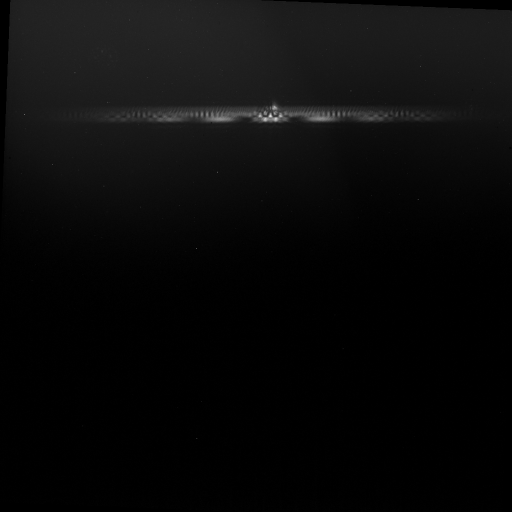
#> input picture High Harmonic Generation/Notebooks/Espectro.tiff, 1024 x 1024 px, found by its file name (shown at 1/2 size)
$ jupyter execute --allow-errors 'HHG - Análise do Espectro.ipynb'
#> lines starting #> are read from the running program, lines starting #| are printed output that depends on the picture; long printed decimals are rounded
### High Harmonic Generation/Notebooks/PIL_Functions.py
from PIL import Image, ImageOps

def img_to_matrix(img):
    width, height = img.size
    pixels = img.load() #returns dictionary where each entry has rgb values

    matrix = list()
    row  = list()
    for y in range(height):
        row = []
        for x in range(width):
            row += [pixels[x, y]]
        matrix.append(row)
    return matrix

def soma_linhas(pixels, orientation='x'):
    height = len(pixels)
    width  = len(pixels[0])

    if orientation=='x':
        soma = list()
        for i in range(width):
            soma += [0]
        for i in range(height):
            for j in range(width):
                soma[j] += pixels[i][j]
        return soma
    else:
        soma = list()
        for i in range(height):
            soma += [0]
        for i in range(width):
            for j in range(height):
                soma[j] += pixels[j][i]
        return soma

# [20 lines left out: functions normalize, matrix_to_img, not called in this run]

### High Harmonic Generation/Notebooks/HHG - Análise do Espectro.ipynb
[cell 1]
from PIL import Image, ImageOps
import imageio
import numpy as np
import matplotlib.pyplot as plt
import matplotlib as mpl
from scipy.optimize import curve_fit
#Transformada de Fourier
from scipy.fft import fft, fft2, fftfreq, ifft
#Funçoes Auxiliares
from PIL_Functions import img_to_matrix, soma_linhas
#Ouvir a Cena
from scipy.interpolate import interp1d

[cell 2]
# DESCOMENTAR NO FIM PARA GRAVAR PLOTS EM LATEX. DEMORAM MAIS A GERAR
#plt.rcParams['font.family'] = 'serif'
#plt.rcParams['font.serif'] = ['Computer Modern Roman']
#plt.rcParams['text.usetex'] = True

plt.rcParams['font.size'] = 17
plt.rcParams['axes.labelsize'] = 18
plt.rcParams['axes.linewidth'] = 1.5

# Funções Auxliares

[cell 3]
def imita(matrix):
    new_matrix = list()
    linha      = list()
    for i in matrix:
        for j in i:
            linha.append(j)
        new_matrix.append(linha)
        linha=list()
    return new_matrix


def threshold(matrix, t, color, save_bkg=False):
    new_matrix = imita(matrix)

    if(save_bkg):
        bkg    = imita(matrix)

    width = len(matrix[0])
    height= len(matrix)

    for linha in range(height):
        for coluna in range(width):
            if new_matrix[linha][coluna] <= t:
                new_matrix[linha][coluna] = color
            else:
                if save_bkg:
                    bkg[linha][coluna] = color
    if save_bkg:
        return new_matrix, bkg
    return new_matrix


def integrate(linha):
    integral = 0
    for i in linha:
        integral += i
    return integral


def normalize(linha, maximo=False):
    if (maximo != False):
        return [i/maximo for i in linha]
    else:
        maximo = max(linha)
        return [i/maximo for i in linha]


def get_region(x, y, borders):
    x_reg = list()
    y_reg = list()
    assert(len(x) == len(y))
    for i in range(len(y)):
        if x[i] >= borders[0] and x[i] <= borders[1]:
            x_reg.append(x[i])
            y_reg.append(y[i])
    return x_reg, y_reg


def crop(matrix, x_reg, y_reg):
    new_matrix = matrix[y_reg[0]:y_reg[1]][x_reg[0]:x_reg[1]].copy()
    return new_matrix


def centroid(data_x, data_y):
    termos = [x * y for x, y in zip(data_x, normalize(data_y, sum(data_y)))]
    soma = 0

    for termo in termos:
        soma+= termo
    return soma

def get_harmonico(freq):
    return freq*800e-9/c

def print_tabular(HH_freq, LaTeX):
    if (LaTeX):
        tabular = r"\begin{tabular}{|c|c|c|}\n \hline Pico $\#$ & Frequência $\pm 0.05$ (PHz) & Harmónica \\" + '\n'

        for i in range(len(HH_freq)):
            tabular += r"\hline {:} & ${:.2e}$ & {:} \\".format(i+1, HH_freq[i], round(get_harmonico(HH_freq[i]), 2)) + '\n'

        tabular += r"\hline" + '\n' + r"\end{tabular}"
    else:
        tabular = str()
        for i in range(len(HH_freq)):
            if (i != 9):
                tabular += 'Pico ' + str(i + 1) + ':  ' + str("{:.2e}".format(HH_freq[i])) + ' Hz  --->  Harmónico: ' + str(round(get_harmonico(HH_freq[i]), 2)) + '\n'
            else:
                tabular += 'Pico ' + str(i + 1) + ': '  + str("{:.2e}".format(HH_freq[i])) + ' Hz  --->  Harmónico: ' + str(round(get_harmonico(HH_freq[i]), 2)) + '\n'
    print(tabular)

[cell 4]
palavra = str('oi {:} {:}')
palavra.format(1.69, 2)

[cell 5]
path = '/Users/thomasgaehtgens/Desktop/LFEA/High Harmonic Generation/Notebooks/Espectro.tiff' #MUDAR ESTE PATH CASO NÃO SEJAS O THOMAS

[cell 6]
img = Image.open(path)
#> img is the input picture: PIL image 1024x1024 I;16B; min 0, max 2642, mean 107.7

[cell 7]
fig   = plt.figure(figsize=(6, 6))
plt.imshow(img)

[cell 8]
matrix = img_to_matrix(img)
#> after the loop in img_to_matrix, `for y in range(height):`: matrix = 1024 items
#> matrix = 1024 items
hist   = soma_linhas(img_to_matrix(img))
#> in soma_linhas, `height = len(pixels)`: height = 1024
#> after the loop in soma_linhas, `for i in range(height):`: soma = 1024 values, max 146355 at index 549, min 3264 at index 0, mean 110302.6
#> hist has the same summary as soma in soma_linhas

[cell 9]
#fft2d = fft2(matrix)
#plt.imshow(np.abs(fft2d))

[cell 10]
fig= plt.figure()
ax = fig.add_subplot()

ax.plot(hist)
#> figure, not shown here; curve peaks at x = 549, y = 146355

O background não é linar ao longo da CCD. Aplica-se um threshold

[cell 11]
matrix = img_to_matrix(img)
matrix_threshold = threshold(matrix, 460, 0)
#> after the loop in imita, `for i in matrix:`: new_matrix = 1024 items
#> in threshold, `width = len(matrix[0])`: width = 1024
#> matrix_threshold = 1024 items
hist_threshold   = soma_linhas(matrix_threshold)
#> hist_threshold = 1024 values, max 48552 at index 549, min 0 at index 0, mean 9639

[cell 12]
fig = plt.figure(figsize=(10, 10))

ax1 = fig.add_subplot(2, 2, 1)
ax2 = fig.add_subplot(2, 2, 2)

#ax3 = fig.add_subplot(2, 2, 3)
#ax4 = fig.add_subplot(2, 2, 4)

ax1.imshow(matrix)
ax1.set_title('Bkg Subtraction')
ax2.set_title('Threshold')
ax2.imshow(matrix_threshold)

ax1.plot(-400*np.array(normalize(hist))+1000, color='white')
#> in normalize, `maximo = max(linha)`: maximo = 146355
ax2.plot(-400*np.array(normalize(hist_threshold))+1000, color='white')

for ax in [ax1, ax2]:
    ax.axis(False)
#GUARDA IMAGEM
#imageio.imwrite('img_threshold.png', np.array(matrix_threshold).astype(np.uint16))

fig.savefig('comparison_bkg_t.pdf', bbox='tight_layout')

## Transformada de Fourier

Sample rate explicada [aqui](https://dsp.stackexchange.com/questions/30552/sampling-rate-vs-sampling-time-of-fft)

[cell 13]
N           = len(hist)
#> N = 1024
SAMPLE_RATE = 13e-6 #Herz - fator de conversão??? distâcia por pixel, mas se calhar a real(???? NÃO SEI O QUE POR AQUI!)

#CONSTANTES
d       = 100e-6 #Distância entre fendas
delta_x = 13e-6  #Fator de conversão
z       = 40e-2  #Distância ao CCD

SAMPLE_RATE = d*delta_x/z # AINDA NÃO ESTOU SEGURO DA FÓRMULA

yf_t = fft(hist_threshold)
yf   = fft(hist)
xf = fftfreq(N, 1/SAMPLE_RATE)
#> xf = 1024 values, max 1.62e-09 at index 511, min -1.63e-09 at index 512, mean -1.59e-12

[cell 14]
fig = plt.figure(figsize=(14, 6))
ax  = fig.add_subplot()

ax.plot(xf, np.abs(yf_t), label='Threshold', zorder=2)
#ax.plot(xf, np.abs(yf),   label='Bkg subtraction', zorder=1)

ax.set_xlim(-10e-10, 10e-10)
ax.set_ylim(0, 1000000)

ax.set_yticks([])
ax.set_title('FFT')

plt.legend(fontsize=13.5, frameon=False)

[cell 15]
fig = plt.figure(figsize=(6, 6))
ax  = fig.add_subplot()

ax.plot(xf, np.abs(yf_t), label='Threshold')

ax.set_xlim(0, 10e-10)
#ax.set_ylim(0, 5000000)
plt.yscale('log')

Para retirar a linha em baixo, ler [isto](https://www.kite.com/python/answers/how-to-sort-a-list-based-on-another-list-in-python)

[cell 16]
x_t = [x for x, _ in sorted(zip(xf, yf_t))]
#> x_t = 1024 values from -1.63e-09 to 1.62e-09
y_t = [y for _, y in sorted(zip(xf, yf_t))]
#> y_t = 1024 items

x_ = [x for x, _ in sorted(zip(xf, yf))]
#> x_ = 1024 values from -1.63e-09 to 1.62e-09
y_ = [y for _, y in sorted(zip(xf, yf))]
#> y_ = 1024 items

[cell 17]
fig = plt.figure(figsize=(6, 6))
ax  = fig.add_subplot()

ax.plot(x_t, np.abs(y_t), label='Threshold')
ax.plot(x_, np.abs(y_),   label='Bkg subtraction')

ax.set_xlim(0, 10e-10)
plt.yscale('log')

ax.set_title('FFT log')

plt.legend(fontsize=14, frameon=False)
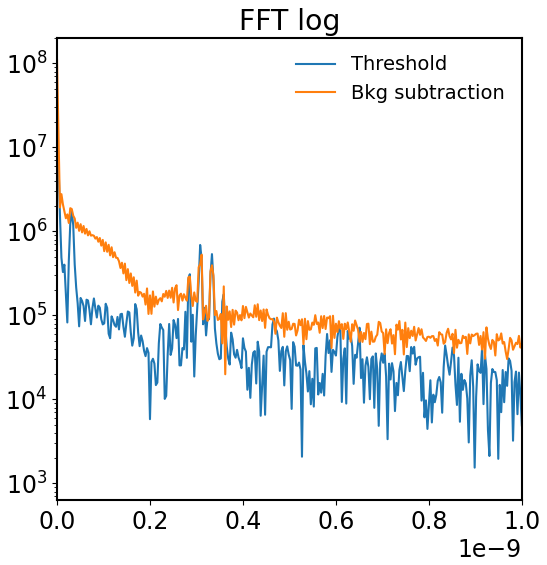
#> figure drawn by matplotlib, 1 panel; curve peaks at x = 0, y = 9870341; curve peaks at x = 0, y = 112949867

## Determinação do tempo de aquisição ótimo

Obtivemos vários espectros de difração, para tempos diferentes. O meu objetivo agora é perceber qual o melhor tempo a usar na nossa análise.

Para isso, vou assumir que o melhor método para remover ruído é o *Threshold* e vou fazer plot do rácio dos integrais das intensidades $\frac{Sinal}{Ruído}$, para cada tempo de aquisição.

[cell 18]
matrix_threshold, bkg = threshold(matrix, 460, 0, save_bkg=True)
#> bkg = 1024 items

[cell 19]
fig = plt.figure(figsize=(10, 10))

ax1 = fig.add_subplot(2, 2, 1)
ax2 = fig.add_subplot(2, 2, 2)

ax1.imshow(matrix_threshold)
ax1.set_title('Signal')
ax2.set_title('Background')
ax2.imshow(bkg)

for ax in [ax1, ax2]:
    ax.axis(False)
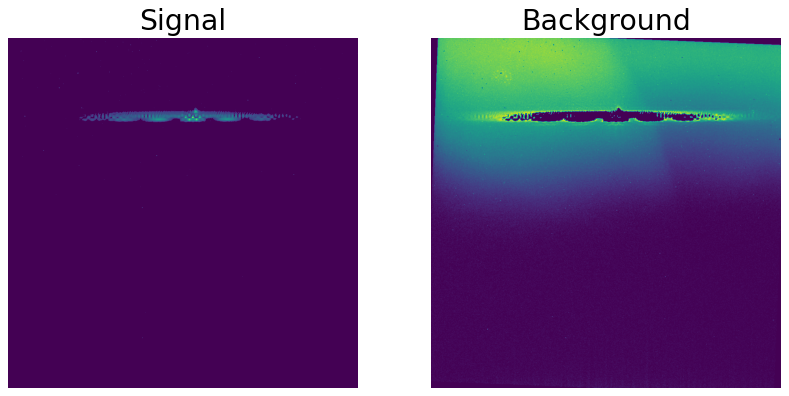
#> figure drawn by matplotlib, 2 panels

[cell 20]
print('Rácio = ' + str(integrate(soma_linhas(matrix_threshold))/integrate(soma_linhas(bkg))))
#> in integrate, `integral = 0`: integral = 0
#> the loop in integrate, `for i in linha:` made 1024 passes
#> (i, integral) on passes 2 to 4: (0, 0), (0, 0), (0, 0)
#> after the loop in integrate, `for i in linha:`: integral = 9870341
#> the loop in integrate (call 2), `for i in linha:` made 1024 passes
#> (i, integral) on passes 1 to 3: (3264, 3264), (3972, 7236), (4654, 11890)
#| Rácio = 0.09575

Aplica-se agora aos resultados obtidos

[cell 21]
path_imagens = '/Users/thomasgaehtgens/Desktop/LFEA/High Harmonic Generation/Dados/2a sessao/fendas/bkg_removed_images/'
paths        = [path_imagens + str(i + 1) + 's.tif' for i in range(7)]

#> (a cell that did not finish here is left out)

[cell 23]
linhas = list()
#> linhas = []
racios = list()
t_val  = [10, 10, 10, 20, 20, 24, 350]
t_val  = [10, 10, 10, 10, 10, 10, 250]

#> (the rest of this cell did not finish here and is left out)

[cell 24]
fig = plt.figure(figsize=(6, 6))
ax  = fig.add_subplot()

r = racios + [0]
#> (the rest of this cell did not finish here and is left out)

Observa-se um maior rácio para um tempo de aquisição de 6s, pelo que se escolhe o espectro correspondente para análise

#> (a cell that did not finish here is left out)

#> (a cell that did not finish here is left out)

[cell 27]
N           = len(hist_threshold)
SAMPLE_RATE = 100 #Herz - frequência dos pulsos(???? NÃO SEI O QUE POR AQUI!)

yf_t = fft(hist_threshold)
yf   = fft(hist)
xf = fftfreq(N, 1/SAMPLE_RATE)
#> xf = 1024 values, max 49.9 at index 511, min -50 at index 512, mean -0.0488

[cell 28]
x_t = [x for x, _ in sorted(zip(xf, yf_t))]
#> x_t = 1024 values from -50 to 49.9
y_t = [y for _, y in sorted(zip(xf, yf_t))]

x_ = [x for x, _ in sorted(zip(xf, yf))]
#> x_ = 1024 values from -50 to 49.9
y_ = [y for _, y in sorted(zip(xf, yf))]

[cell 29]
fig = plt.figure(figsize=(12, 6))
ax  = fig.add_subplot(1, 2, 1)

ax_section = fig.add_subplot(1, 2, 2)

ax.plot(x_t, np.abs(y_t), label='Threshold', alpha = 0.6)
ax.plot(x_, np.abs(y_),   label='Bkg subtraction', alpha = 0.6)

ax.set_xlim(-20, 20)
ax.set_ylim(0, 3200000)

ax.set_yticks([])
ax.set_title('FFT')

ax_section.plot(x_t, np.abs(y_t), label='Threshold', alpha = 0.6)
ax_section.plot(x_, np.abs(y_),   label='Bkg subtraction', alpha = 0.6)

####### ENCONTRAR OS HARMÓNICOS #######
x_h1, y_h1 = get_region(x_, y_, [7.9, 8.15])
#> after the loop in get_region, `for i in range(len(y)):`: x_reg = [7.91, 8.01, 8.11]; y_reg = 3 items
#> x_h1 = [7.91, 8.01, 8.11]; y_h1 = 3 items
x_h2, y_h2 = get_region(x_, y_, [8.5, 8.9])
#> x_h2 = [8.59, 8.69, 8.79, 8.89]; y_h2 = 4 items
x_h3, y_h3 = get_region(x_, y_, [9.2, 9.67])
#> x_h3 = [9.28, 9.38, 9.47, 9.57, 9.67]; y_h3 = 5 items
x_h4, y_h4 = get_region(x_, y_, [10.05, 10.45])
#> x_h4 = [10.06, 10.16, 10.25, 10.35, 10.45]; y_h4 = 5 items
x_h5, y_h5 = get_region(x_, y_, [10.65, 11.3])
#> x_h5 = [10.74, 10.84, 10.94, 11.04, 11.13, 11.23]; y_h5 = 6 items

plt.fill_between(x_h1,np.abs(y_h1), alpha = 0.4, color='C1')
plt.fill_between(x_h2,np.abs(y_h2), alpha = 0.4, color='C1')
plt.fill_between(x_h3,np.abs(y_h3), alpha = 0.4, color='C1')
plt.fill_between(x_h4,np.abs(y_h4), alpha = 0.4, color='C1')
plt.fill_between(x_h5,np.abs(y_h5), alpha = 0.4, color='C1')

#Enumeração
ax_section.text(8     , np.abs(y_h1[int(len(y_h1)/2)]) + 20000, '1', fontsize=18)
ax_section.text(8.7   , np.abs(y_h2[int(len(y_h2)/2)]) + 20000, '2', fontsize=18)
ax_section.text(9.435 , np.abs(y_h3[int(len(y_h3)/2)]) + 20000, '3', fontsize=18)
ax_section.text(10.25 , np.abs(y_h4[int(len(y_h4)/2)]) + 20000, '4', fontsize=18)
ax_section.text(10.975, np.abs(y_h5[int(len(y_h5)/2)]) + 20000, '5', fontsize=18)

#######################################

ax_section.set_yticks([])

ax_section.set_xlim(6.5, 12.5)
ax_section.set_ylim(0, 400000)

plt.legend(fontsize=15, frameon=False)

[cell 30]
fig = plt.figure(figsize=(6, 6))
ax  = fig.add_subplot()

ax.plot(x_t, np.abs(y_t), label='Threshold', alpha = 0.6)
ax.plot(x_, np.abs(y_),   label='Bkg subtraction', alpha = 0.6)

ax.set_xlim(0, 20)
plt.yscale('log')

ax.set_title('FFT log')

plt.legend(fontsize=14, frameon=False)
#> figure, not shown here; curve peaks at x = 0, y = 9870341; curve peaks at x = 0, y = 112949867

O espectro obtido é composto por 3 espectro diferentes, cada um numa dada região de de y

# Separação do Espectro obtido nas suas 3 componentes

[cell 31]
plt.imshow(matrix)
plt.axis(False)
plt.show()
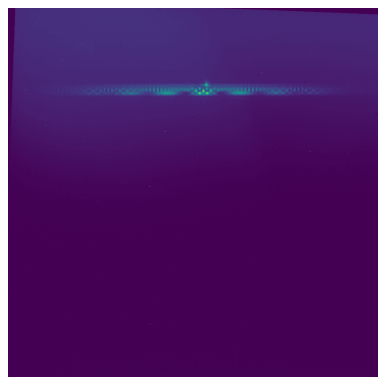
#> figure drawn by matplotlib, 1 panel

#plt.imshow(crop(matrix, [0, len(matrix[0])], [200, 250]))
#plt.imsave('full_espectro.png', np.array(crop(matrix, [0, len(matrix[0])], [200, 250])))

[cell 32]
cropped = crop(matrix, [0, len(matrix)], [200, 255])
#> in crop, `new_matrix = matrix[y_reg[0]:y_reg[1]][x_reg[0]:x_reg[1]].copy()`: new_matrix = 55 items
#> cropped = 55 items

[cell 33]
plt.axis(False)
plt.imshow(cropped)
plt.show()
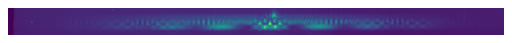
#> figure drawn by matplotlib, 1 panel

[cell 34]
linha1 = crop(cropped, [0, len(matrix)], [36, len(cropped)])
#> linha1 = 19 items

[cell 35]
fig = plt.figure(figsize=(20, 1))
plt.axis(False)

plt.imshow(linha1)
plt.show()
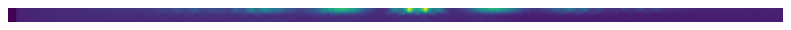
#> figure drawn by matplotlib, 1 panel

[cell 36]
linha2 = crop(cropped, [0, len(matrix)], [22, 30])
#> linha2 = 8 items

[cell 37]
fig = plt.figure(figsize=(20, 1))
plt.axis(False)

plt.imshow(linha2)
plt.show()
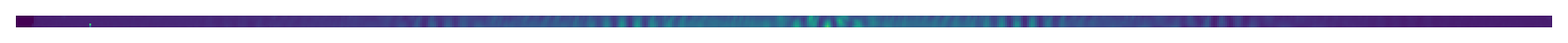
#> figure drawn by matplotlib, 1 panel

[cell 38]
linha3 = crop(cropped, [0, len(matrix)], [0, 22])
#> linha3 = 22 items

[cell 39]
fig = plt.figure(figsize=(20, 1))
plt.axis(False)

plt.imshow(linha3)
plt.show()
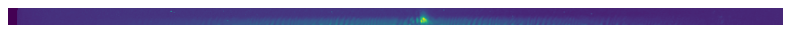
#> figure drawn by matplotlib, 1 panel

[cell 40]
fig = plt.figure(figsize=(20, 6))

ax1 = fig.add_subplot(3, 1, 1)
ax2 = fig.add_subplot(3, 1, 2)
ax3 = fig.add_subplot(3, 1, 3)

ax1.set_title('Espectro 1')
ax1.imshow(linha3)

ax2.set_title('Espectro 2')
ax2.imshow(linha2)

ax3.set_title('Espectro 3')
ax3.imshow(linha1)

axis = [ax1, ax2, ax3]
for ax in axis:
    ax.axis(False)

plt.savefig('3_Espectros.pdf', bbox='tight layout')
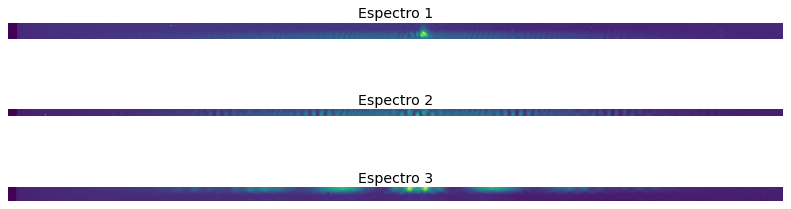
#> figure drawn by matplotlib, 3 panels

# Análise dos Espectros Individuais

## Espectro 2

[cell 41]
#CONSTANTES
d       = 10e-6 #Distância entre fendas
delta_x = 13e-6  #Fator de conversão
z       = 40e-2  #Distância ao CCD
N       = 1024   #Pixeis
c       = 3e8

SAMPLE_RATE = (c * z)/(N * d * delta_x) # AINDA NÃO ESTOU SEGURO DA FÓRMULA

### Nova abordagem - Fórmula do Zeca ( Espaço das Frequências)

[cell 42]
def f_n(pixel):
    return (pixel * c * z)/(N * d * delta_x)

[cell 43]
hist1 = soma_linhas(linha1)
#> hist1 = 1024 values, max 18371 at index 530, min 0 at index 0, mean 6635.1
hist2 = soma_linhas(linha2)
#> hist2 = 1024 values, max 10915 at index 529, min 0 at index 0, mean 4169.8
hist3 = soma_linhas(linha3)
#> hist3 = 1024 values, max 21617 at index 549, min 0 at index 0, mean 6923.3

hist1f = np.abs(fft(hist1))
#> hist1f = 1024 values, max 6794359 at index 0, min 141.6 at index 477, mean 25362
hist2f = np.abs(fft(hist2))
#> hist2f = 1024 values, max 4269915 at index 0, min 219.7 at index 124, mean 18076
hist3f = np.abs(fft(hist3))
#> hist3f = 1024 values, max 7089429 at index 0, min 19 at index 512, mean 28440.3

xf = fftfreq(N, 1/SAMPLE_RATE)

#2a tentativa
x_f = f_n(np.linspace(0, 1023, 1024))

[cell 44]
fig = plt.figure(figsize=(12, 6))

#A DETERMINAÇÃO DESTES VALORES TEM DE SER FEITA À MÃO
a1, b1 = 88, 92 # PICO 1
a2, b2 = 94, 100  # PICO 2
a3, b3 = 103, 108 # PICO 3
a4, b4 = 111, 116 # PICO 4

a5, b5 = 144, 149 # PICO 5
a6, b6 = 155, 161 # PICO 6
a7, b7 = 165, 173 # PICO 7

a8 , b8  = 222, 227  # PICO 8
a9 , b9  = 241, 246 # PICO 9
a10, b10 = 261, 265 # PICO 10

picos = [(a1, b1 ),
         (a2, b2 ),
         (a3, b3 ),
         (a4, b4 ),
         (a5, b5 ),
         (a6, b6 ),
         (a7, b7 ),
         (a8 , b8 ),
         (a9 , b9 ),
         (a10, b10)]

#PLOT DO ESPECTRO
plt.plot(x_f[4:int(1024/2)], normalize(hist2f[4:int(1024/2)]), '-')
#HIGHLIGHT DOS HARMÓNICOS
plt.plot(x_f[a1:b1], normalize(hist2f[a1:b1], max(hist2f[4:int(1024/2)])), '--', color = 'C1')
plt.plot(x_f[a2:b2], normalize(hist2f[a2:b2], max(hist2f[4:int(1024/2)])), '--', color = 'C1')
plt.plot(x_f[a3:b3], normalize(hist2f[a3:b3], max(hist2f[4:int(1024/2)])), '--', color = 'C1')
plt.plot(x_f[a4:b4], normalize(hist2f[a4:b4], max(hist2f[4:int(1024/2)])), '--', color = 'C1')

plt.plot(x_f[a5:b5], normalize(hist2f[a5:b5], max(hist2f[4:int(1024/2)])), '--', color = 'C1')
plt.plot(x_f[a6:b6], normalize(hist2f[a6:b6], max(hist2f[4:int(1024/2)])), '--', color = 'C1')
plt.plot(x_f[a7:b7], normalize(hist2f[a7:b7], max(hist2f[4:int(1024/2)])), '--', color = 'C1')

plt.plot(x_f[a8:b8]  , normalize(hist2f[a8:b8]  , max(hist2f[4:int(1024/2)])), '--', color = 'C1')
plt.plot(x_f[a9:b9]  , normalize(hist2f[a9:b9]  , max(hist2f[4:int(1024/2)])), '--', color = 'C1')
plt.plot(x_f[a10:b10], normalize(hist2f[a10:b10], max(hist2f[4:int(1024/2)])), '--', color = 'C1')
#PLOT DA LINHA VERTICAL QUE PASSA NO CENTROIDE

HH_freq = list()
for pico in picos:
    HH_freq.append(centroid(x_f[pico[0]:pico[1]], hist2f[pico[0]:pico[1]]))
    plt.vlines(HH_freq[-1], 0, 1, linestyles='--', alpha = 0.3)
#> this loop made 10 passes
#> termos in centroid on passes 1, 2, 3, 4, 5, 6, 8, 9, 10: [4.72e+15, 3.78e+16, 3.59e+16, 2.11e+15], [1.9e+15, 2.34e+15, 1.57e+16, 3.75e+16, 2.79e+16, 2.16e+15], [2.37e+15, 2.42e+16, 4.11e+16, 2.47e+16, 2.31e+15], [1.01e+16, 2.41e+16, 4.1e+16, 1.87e+16, 7.88e+15], [1.17e+16, 3.55e+16, 4.57e+16, 2.57e+16, 1.29e+16], [1.02e+16, 1.91e+16, 3.68e+16, 4.63e+16, 1.94e+16, 1.02e+16], [2.6e+16, 4.21e+16, 9.27e+16, 1.78e+16, 2.32e+16], [1.61e+16, 4.13e+16, 1.03e+17, 4.78e+16, 1.04e+16], [1.87e+16, 1.01e+17, 7.5e+16, 4.21e+16]
#> after the loop, HH_freq = [8.06e+16, 8.75e+16, 9.46e+16, 1.02e+17, 1.32e+17, 1.42e+17, 1.52e+17, 2.02e+17, 2.19e+17, 2.37e+17]

plt.xlabel('Hz')
plt.title('Espectro 2')

plt.xlim(0, x_f[300])
plt.ylim(0, 1)

#plt.grid(linestyle='--', which="both")
plt.xlabel('Hz')

print_tabular(HH_freq, LaTeX=False) #LaTeX = True ---> LaTeX print
#> the loop in print_tabular, `for i in range(len(HH_freq)):` made 10 passes
#| Pico 1:  8.06e+16 Hz  --->  Harmónico: 214.99
#| Pico 2:  8.75e+16 Hz  --->  Harmónico: 233.32
#| Pico 3:  9.46e+16 Hz  --->  Harmónico: 252.4
#| Pico 4:  1.02e+17 Hz  --->  Harmónico: 271.38
#| Pico 5:  1.32e+17 Hz  --->  Harmónico: 350.81
#| Pico 6:  1.42e+17 Hz  --->  Harmónico: 378.67
#| Pico 7:  1.52e+17 Hz  --->  Harmónico: 404.92
#| Pico 8:  2.02e+17 Hz  --->  Harmónico: 538.09
#| Pico 9:  2.19e+17 Hz  --->  Harmónico: 584.07
#| Pico 10: 2.37e+17 Hz  --->  Harmónico: 631.23
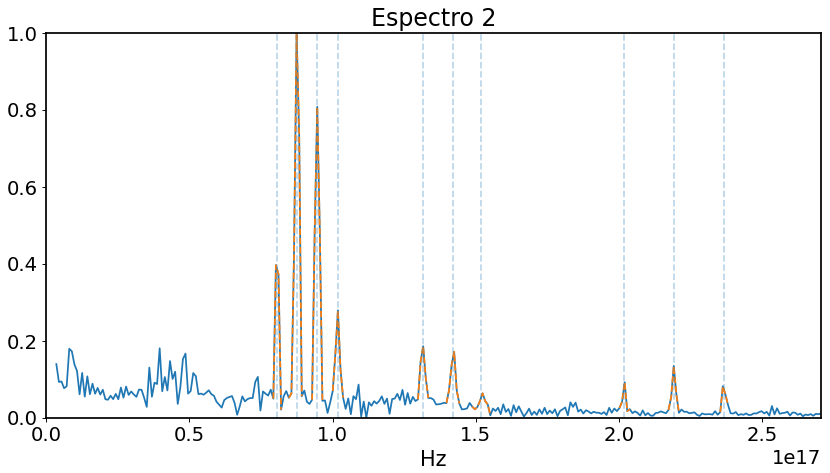
#> figure drawn by matplotlib, 1 panel; curve peaks at x = 8.74e+16, y = 1

[cell 45]
fig = plt.figure(figsize=(18, 8))
#Sinal
ax1  = fig.add_subplot(2, 3, 1)
ax2  = fig.add_subplot(2, 3, 2)
ax3  = fig.add_subplot(2, 3, 3)
#Transfomada
ax1f = fig.add_subplot(2, 3, 4)
ax2f = fig.add_subplot(2, 3, 5)
ax3f = fig.add_subplot(2, 3, 6)

ax1.set_title('Espectro 1')
ax1.plot(hist3, color='C0')

ax2.set_title('Espectro 2')
ax2.plot(hist2, color='C0')

ax3.set_title('Espectro 3')
ax3.plot(hist1, color='C0')

ax1f.plot(x_f[10:int(1024/2)], normalize(hist3f[10:int(1024/2)]), color='C1')
ax2f.plot(x_f[10:int(1024/2)], normalize(hist2f[10:int(1024/2)]), color='C1')
ax3f.plot(x_f[10:int(1024/2)], normalize(hist1f[10:int(1024/2)]), color='C1')

ax3f.set_ylim(0, 0.3)
ax3f.set_xlim(0, 1e17)

axis = [ax1, ax2, ax3, ax1f, ax2f, ax3f]
# [4 lines of commented-out code are left out]

fig.savefig('espectros_e_FFT.pdf', bbox='tight_layout')
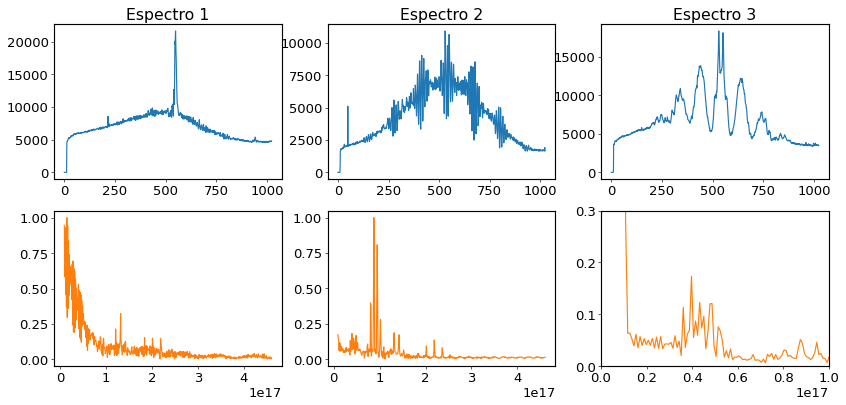
#> figure drawn by matplotlib, 6 panels; panel 1: curve peaks at x = 549, y = 21617; panel 2: curve peaks at x = 529, y = 10915; panel 3: curve peaks at x = 530, y = 18371; panel 4: curve peaks at x = 1.44e+16, y = 1
